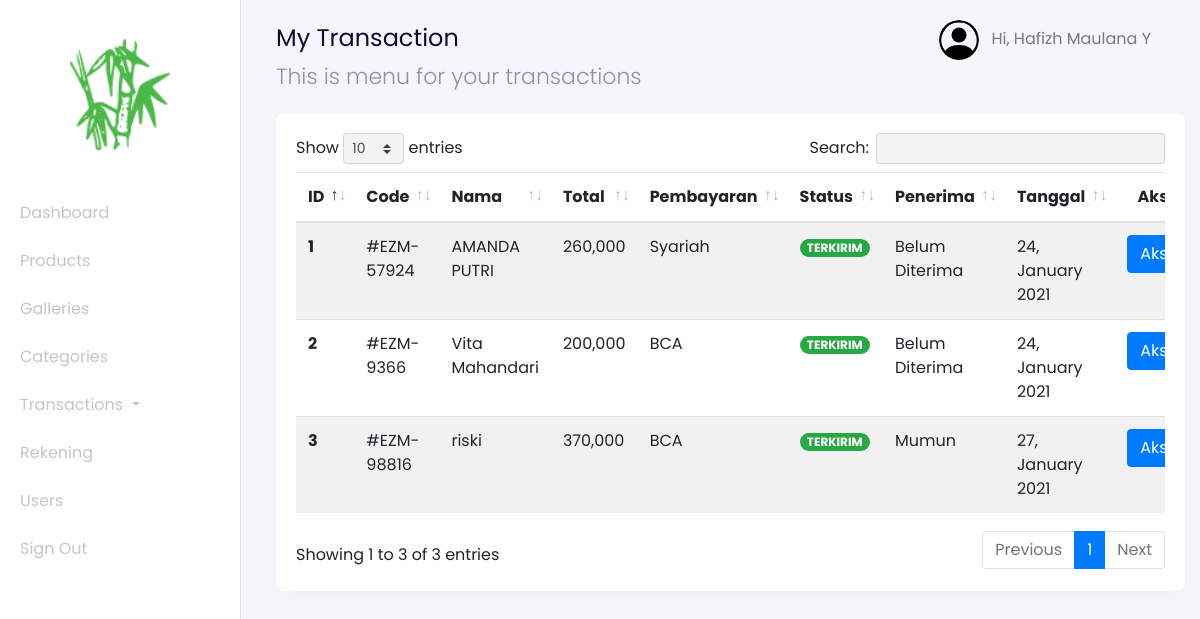
Screenshot of /admin?page=transactions-sent (signed in) with the database file from the repository.
### tables this page shows
CREATE TABLE `users` (
  `id_user` int(11) NOT NULL,
  `name` varchar(255) NOT NULL,
  `email` varchar(255) NOT NULL,
  `password` varchar(255) NOT NULL,
  `address` text,
  `phone_number` varchar(255) NOT NULL,
  `postal_code` varchar(191) NOT NULL,
  `roles` varchar(255) NOT NULL
);

CREATE TABLE `transactions` (
  `id_transaction` int(11) NOT NULL,
  `user_id` int(11) NOT NULL,
  `total_price` int(11) NOT NULL,
  `city` varchar(255) NOT NULL,
  `rekening_id` int(11) NOT NULL,
  `transaction_status` varchar(255) NOT NULL,
  `weight_total` int(11) NOT NULL,
  `delivered` int(11) NOT NULL,
  `photo_transaction` varchar(255) NOT NULL,
  `code` varchar(255) NOT NULL,
  `receiver` varchar(255) NOT NULL,
  `time_arrived` timestamp NULL DEFAULT NULL,
  `created_at` timestamp NOT NULL DEFAULT CURRENT_TIMESTAMP
);

CREATE TABLE `rekening_numbers` (
  `id_rekening` int(11) NOT NULL,
  `bank_name` varchar(255) NOT NULL,
  `number` varchar(255) NOT NULL,
  `rekening_name` varchar(255) NOT NULL
);

### config/config.php (called while the page is built, shortened)
<?php
$host = 'localhost';
$user = 'root';
$password = '';
$dbname = 'bamboo_art';
$conn = mysqli_connect($host, $user, $password, $dbname);
function query($query)
{
    global $conn;
    $result = mysqli_query($conn, $query);
    $rows = [];
    while ($row = mysqli_fetch_assoc($result)) {
        $rows[] = $row;
    }
    return $rows;
}
?>

### admin/transaction/dashboard-transactions-sent.php (the view, shortened to what this page needs)
<nav
  class="navbar navbar-expand-lg navbar-light navbar-store fixed-top"
  data-aos="fade-down"
>
  <div class="container-fluid">
    <div class="collpase navbar-collapse" id="navbarResponsive">
      <ul class="navbar-nav d-none d-lg-flex ml-auto">
        <li class="nav-item dropdown">
          <a
            href="#"
            class="nav-link"
            id="navbarDropdown"
            role="button"
            data-toggle="dropdown"
          >
          <img
              src="../assets/images/person-circle.svg"
              alt="profile"
              height="40px"
              class="rounded-circle mr-2 profile-picture"
            />
            <?php
              $id_user = $_SESSION['user'];
              $user = query("SELECT * FROM users WHERE id_user = $id_user")[0];
            ?>
            Hi, <?= $user["name"]; ?>
          </a>
        </li>
      </ul>
    </div>
  </div>
</nav>
<div class="section-content section-dashboard-home" data-aos="fade-up">
  <div class="container-fluid">
    <div class="dashboard-heading">
      <h2 class="dashboard-title">My Transaction</h2>
      <p class="dashboard-subtitle">This is menu for your transactions</p>
    </div>
    <div class="dashboard-content">
      <div class="row mt-4">
        <div class="col-12">
          <div class="card">
            <div class="card-body">
              <div class="row">
                <div class="col-12">
                  <div class="table-responsive">
                    <table class="table table-striped table-hover" id="table">
                      <thead>
                        <tr>
                          <th scope="col">ID</th>
                          <th scope="col">Code</th>
                          <th scope="col">Nama</th>
                          <th scope="col">Total</th>
                          <th scope="col">Pembayaran</th>
                          <th scope="col">Status</th>
                          <th scope="col">Penerima</th>
                          <th scope="col">Tanggal</th>
                          <th scope="col" class="text-center">Aksi</th>
                        </tr>
                      </thead>
                      <tbody>
                        <?php
                          $no = 1;
                          $query = "SELECT * FROM transactions INNER JOIN users ON transactions.user_id = users.id_user INNER JOIN rekening_numbers ON transactions.rekening_id = rekening_numbers.id_rekening WHERE transaction_status = 'TERKIRIM'";
                          $transactions = query($query);
                        ?>
                        <?php foreach ($transactions as $transaction) : ?>
                          <tr>
                            <th scope="row"><?= $no; ?></th>
                            <td>#<?= $transaction["code"]; ?></td>
                            <td><?= $transaction["name"]; ?></td>
                            <td><?= number_format($transaction["total_price"]); ?></td>
                            <td><?= $transaction["bank_name"]; ?></td>
                            <td>
                              <?php if ($transaction["transaction_status"] == "BELUM KONFIRMASI") : ?>
                                <span class="badge badge-pill badge-danger"><?= $transaction["transaction_status"]; ?></span>
                              <?php elseif($transaction["transaction_status"] == "TERKONFIRMASI"): ?>
                              <span class="badge badge-pill badge-warning"><?= $transaction["transaction_status"]; ?></span>
                              <?php elseif($transaction["transaction_status"] == "PICKUP") : ?>
                                <span class="badge badge-pill badge-primary"><?= $transaction["transaction_status"]; ?></span>
                              <?php else: ?>
                                <span class="badge badge-pill badge-success"><?= $transaction["transaction_status"]; ?></span>
                              <?php endif; ?>
                            </td>
                            <?php if (isset($transaction["receiver"])) : ?>
                              <td><?= $transaction["receiver"] ? $transaction['receiver'] : 'Belum Diterima'; ?></td>
                            <?php endif;?>
                            <?php
                              $tanggal = $transaction["created_at"];
                            ?>
                            <td><?= date('d, F Y', strtotime($tanggal)); ?></td>
                            <td style="width: 17%; text-align: center;">
                              <div class="dropdown">
                                <button class="btn btn-primary dropdown-toggle" type="button" id="dropdownMenuButton" data-toggle="dropdown" aria-haspopup="true" aria-expanded="false">
                                  Aksi
                                </button>
                              </div>
                            </td>
                          </tr>
                          <?php $no++ ?>
                        <?php endforeach;?>
                      </tbody>
                    </table>
                  </div>
                </div>
              </div>
            </div>
          </div>
        </div>
      </div>
    </div>
  </div>
</div>

### rows the page displays
users: name "Hafizh Maulana Y"
transactions: code "EZM-57924", user.name "AMANDA PUTRI", total_price "260,000", rekening_numbers.bank_name "Syariah", transaction_status "TERKIRIM", receiver "Belum Diterima", created_at "24, January 2021"
transactions: code "EZM-9366", user.name "Vita Mahandari", total_price "200,000", rekening_numbers.bank_name "BCA", transaction_status "TERKIRIM", receiver "Belum Diterima", created_at "24, January 2021"
transactions: code "EZM-98816", user.name "riski", total_price "370,000", rekening_numbers.bank_name "BCA", transaction_status "TERKIRIM", receiver "Mumun", created_at "27, January 2021"
